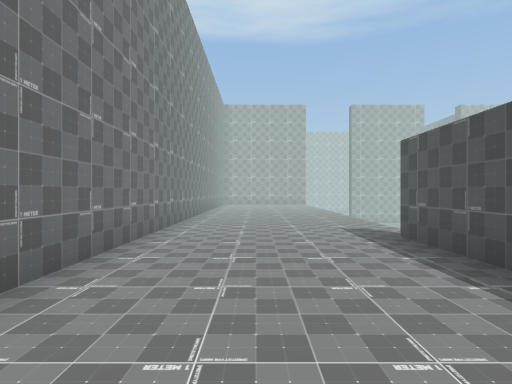
View 1 (above)

23 first-person views from a walk through a Unity game level. The camera is 1.4 m above the floor, looks level and sees 80° across. The floor is counted in squares, 2 m on a side. Each view is taken from the middle of a square. On the plan, view 1 faces up. The plan holds only what a view shows up to about 10 squares ahead; the rest is blank. The place goes on beyond the plan.

View 2
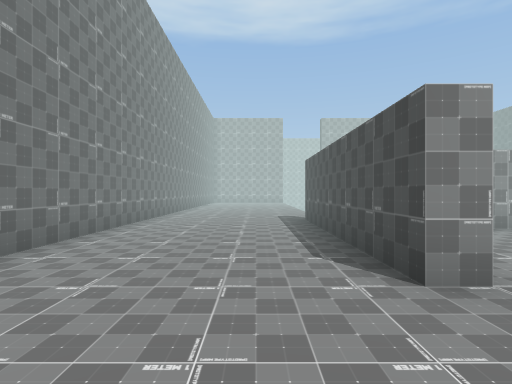

View 3
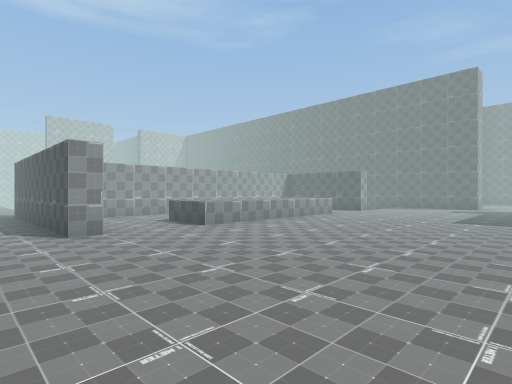

View 4
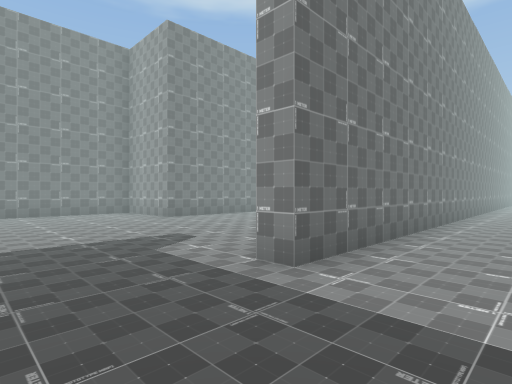

View 5
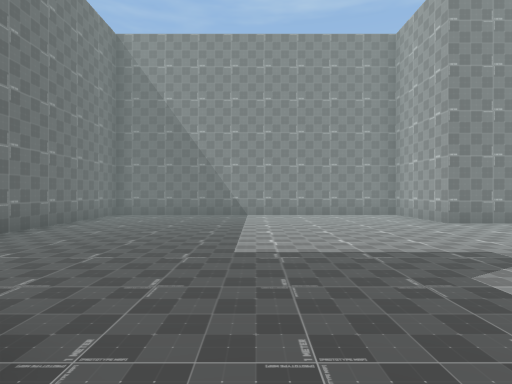

View 6
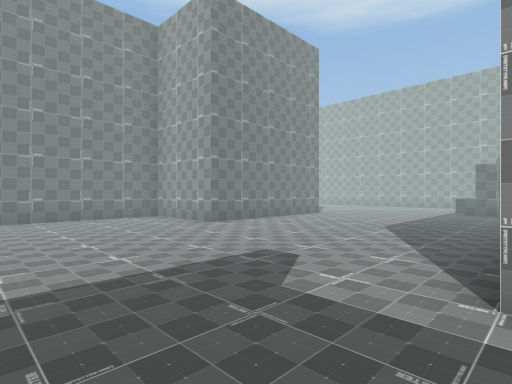

View 7
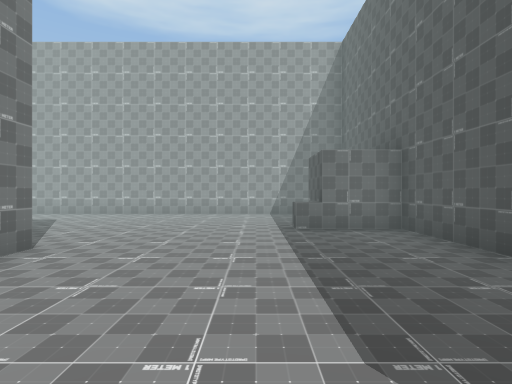

View 8
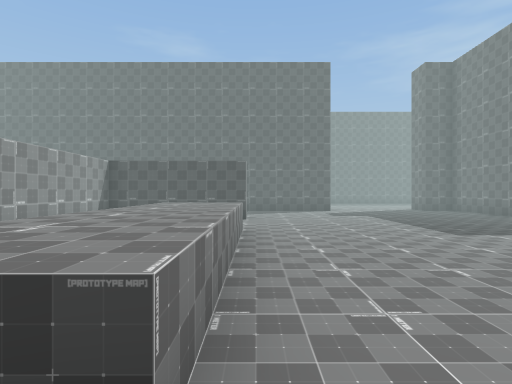

View 9
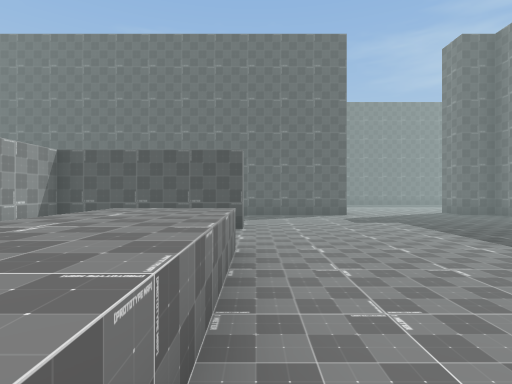

View 10
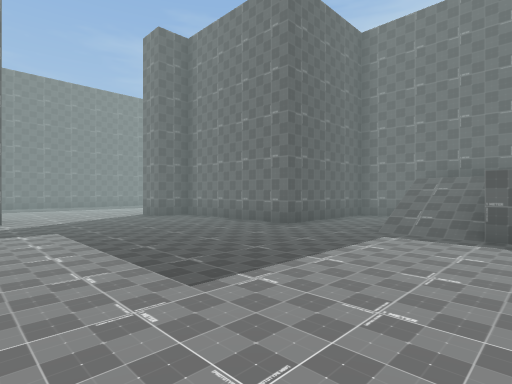

View 11
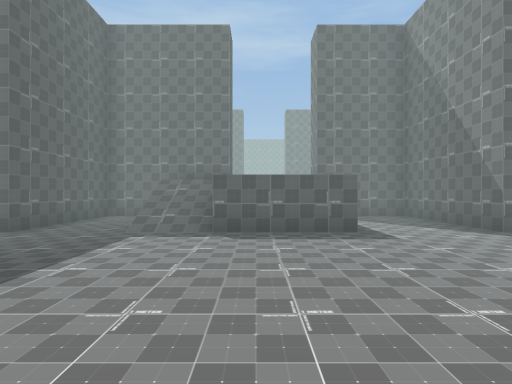

View 12
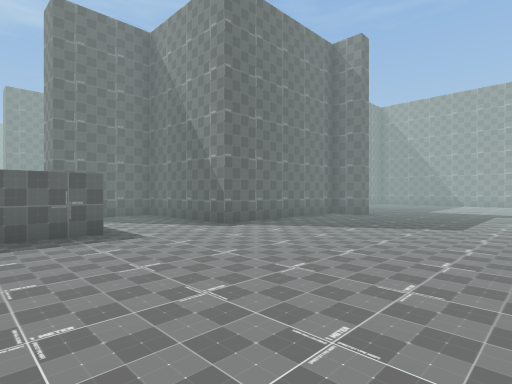

View 13
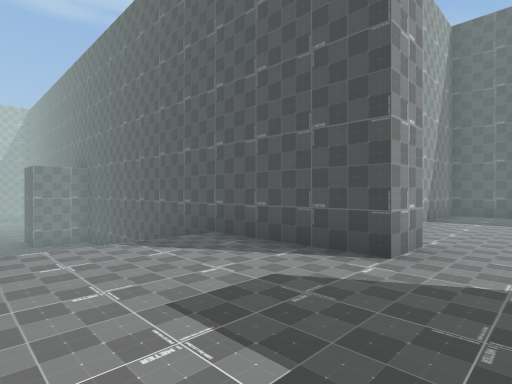

View 14
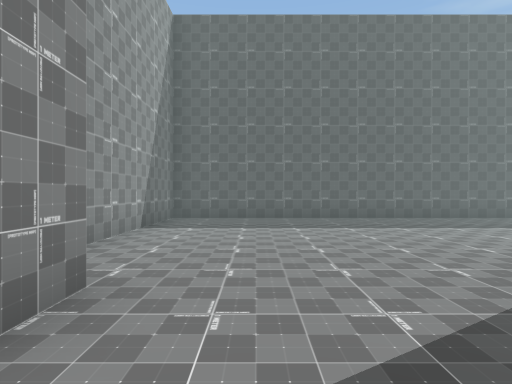

View 15
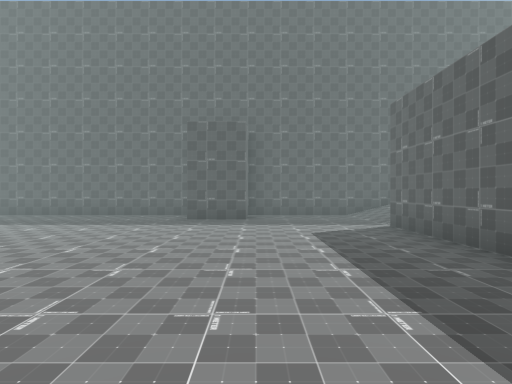

View 16
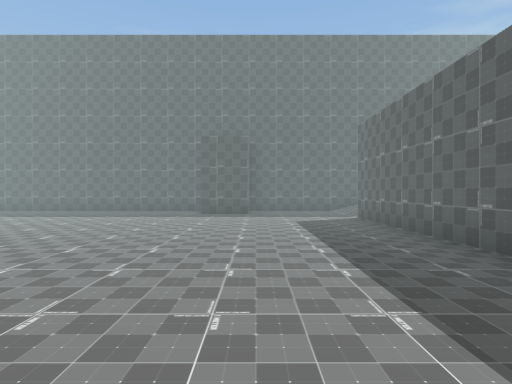

View 17
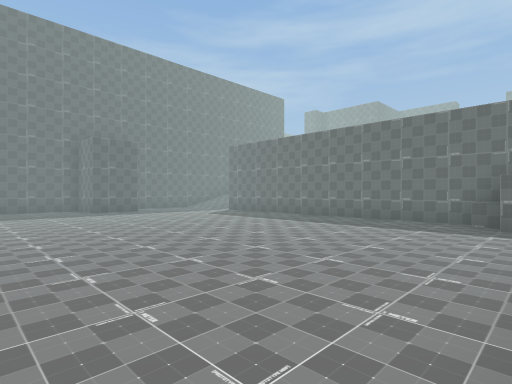

View 18
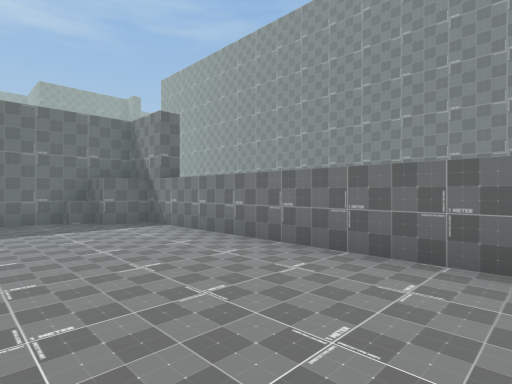

View 19
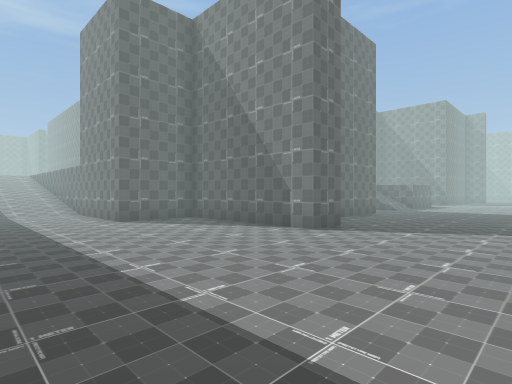

View 20
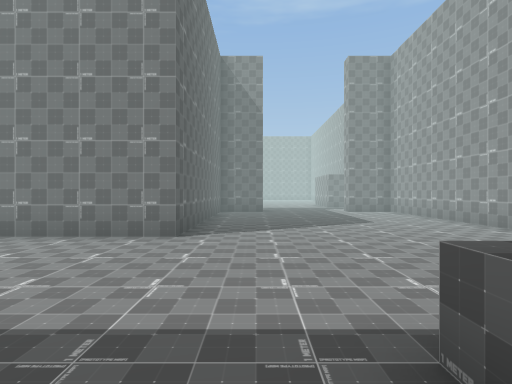

View 21
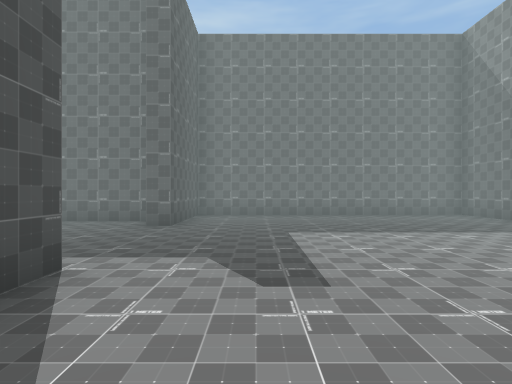

View 22
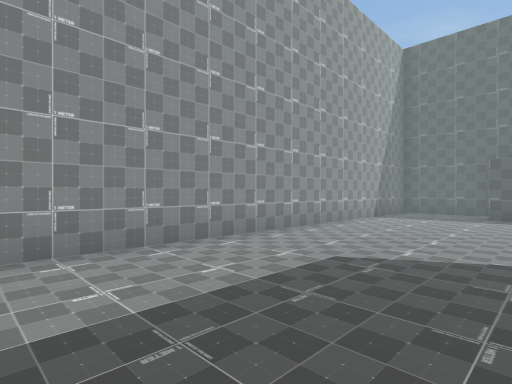

View 23
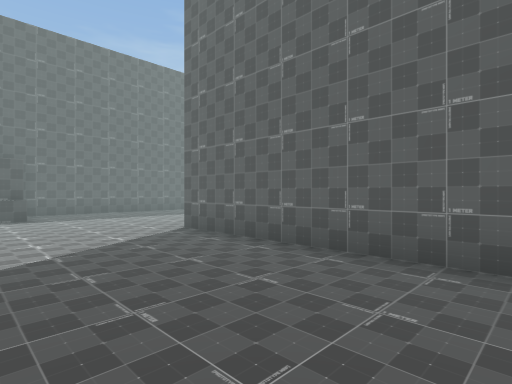

### Floor plan
Key: @ floor where view 1 was taken; # wall or solid block; . main floor; - floor 2 m lower than the main floor; / step, stairs or slope; ^ raised ledge.
Columns run from 13 left of view 1 to 22 right of it. Each row starts with its distance up from view 1.
 11                 /----- ------#
 10            #..../------------#
  9 ############..../------------#
  8 ...........#..../------------#
  7 ...........#..../----------###
  6 ..........##..../------------#
  5 .........^##..../------------#
  4 ...........#....#------------#
  3 ...........#...###########///#
  2 ######.....#...#...      # //#
  1      #.....#...#........ #  /#
  0      #.....#.@.#..^^^^^. #  /#
 -1   ####.....#.................#
 -2   #........#.................#######
 -3   #........#.................#......
 -4   #.................................
 -5   #.................................
 -6   #.................................
 -7   #.................................
 -8   #........#......///........#......
 -9   #........#####../  //..#####......
-10   #........#   #../  //..#   #......
-11   ##########   #..     ..#   #......
-12                ####  #####   ###..
-13                                #..
-14                                #..

Where each view was taken, in squares from view 1:
view 1: 0 up, 0 right, facing up
view 2: 3 down, 1 right, facing up
view 3: 6 down, 1 right, facing up-right
view 4: 6 down, 0 right, facing up-left
view 5: 6 down, 1 left, facing left
view 6: 6 down, 2 left, facing up-left
view 7: 1 down, 5 left, facing up
view 8: 1 down, 4 right, facing right
view 9: 1 down, 6 right, facing right
view 10: 3 down, 7 right, facing down-right
view 11: 3 down, 7 right, facing down
view 12: 3 down, 7 right, facing down-left
view 13: 5 down, 12 right, facing up-right
view 14: 5 down, 14 right, facing right
view 15: 6 up, 6 right, facing right
view 16: 6 up, 4 right, facing right
view 17: 11 up, 3 right, facing down-right
view 18: 11 up, 6 right, facing down-left
view 19: 4 down, 21 right, facing down-left
view 20: 4 up, 3 left, facing left
view 21: 1 down, 4 left, facing down
view 22: 5 up, 13 left, facing up-right
view 23: 6 up, 13 left, facing down-right
